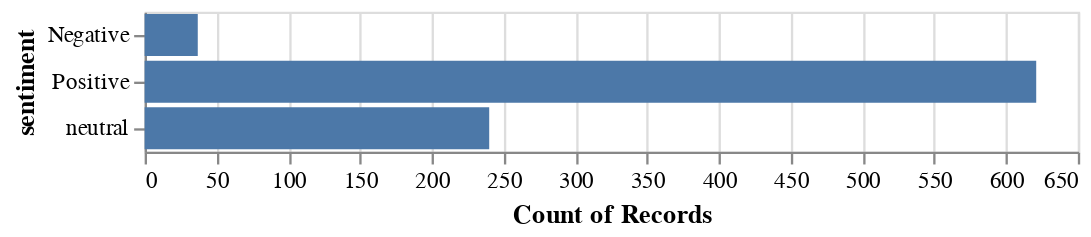

Source (notebook cell):
### Code cell
import altair as alt # Simple Viz for counts 

alt.Chart(df).mark_bar().encode(
    alt.Y('sentiment'),
    
    alt.X('count()'))

### Figure 1 — Vega-Lite specification as saved in the notebook (floating-point values rounded to 4 significant figures; data arrays with more than 128 entries replaced by an {"elided": "..."} marker saying what was removed)
{"config": {"view": {"continuousWidth": 400, "continuousHeight": 300}}, "data": {"name": "data-3258e24877110613a4ff0a6e71f2d53f"}, "mark": "bar", "encoding": {"x": {"aggregate": "count", "type": "quantitative"}, "y": {"field": "sentiment", "type": "nominal"}}, "$schema": "https://vega.github.io/schema/vega-lite/v4.17.0.json", "datasets": {"data-3258e24877110613a4ff0a6e71f2d53f": {"elided": "898 records"}}}
